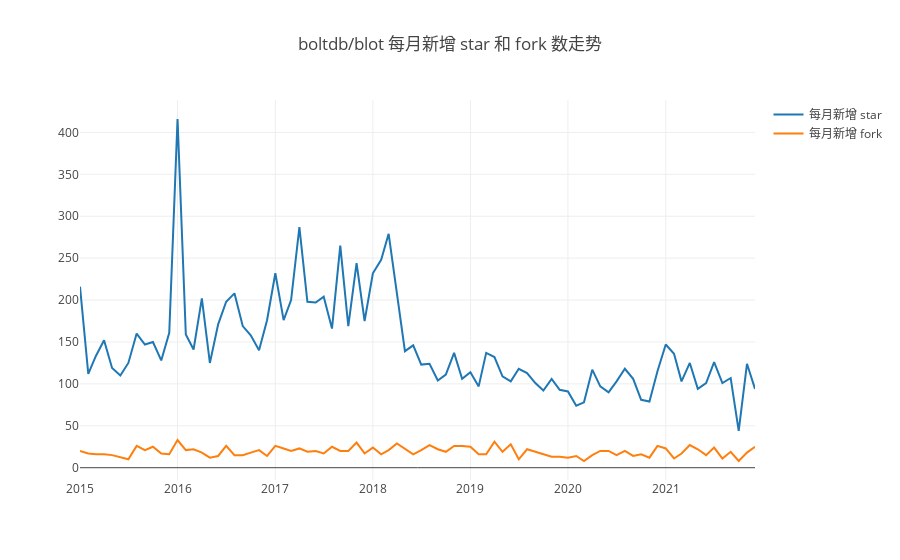

Notebook source saved alongside this figure:
### Code cell
console.log("任务1");
Promise.all(
  years.map((year) => {
    return query(`
    select toYear(created_at)*100+toMonth(created_at) as yearmonth, type, count(1) as cnt
    from github_log.year${year}
    where repo_id=${repo_id} and type in ('WatchEvent', 'ForkEvent')
    group by (yearmonth, type)
    order by yearmonth
    `);
  })    
).then(data => {
    var x_star = [], y_star = [], x_fork = [], y_fork = [];
    data.map((row) => {
        for (var i = 0; i < row.length; i++) {
            year_month = Math.round(row[i].yearmonth/100) + '-' + (row[i].yearmonth%100);
            if (row[i].type == 'WatchEvent') {
                x_star.push(year_month);
                y_star.push(row[i].cnt);
            }
            if (row[i].type == 'ForkEvent') {
                x_fork.push(year_month);
                y_fork.push(row[i].cnt);
            }
        }
    });
    openDigger.render.plotly([{x:x_star, y:y_star, type: "scatter", name: "每月新增 star"}, 
                              {x:x_fork, y:y_fork, type: "scatter", name: "每月新增 fork"}], 
                             {title: 'boltdb/blot 每月新增 star 和 fork 数走势'});
    function Fork(fork_date,fork_data,star_data){
        this.fork_date = fork_date;
        this.fork_data = fork_data;
        this.star_data = star_data;
    }
    var fork = [];
    for(var i = 0; i < x_fork.length; i++){
        var tmp = new Fork(x_fork[i],y_fork[i],y_star[i]);
        fork.push(tmp);
    }
    console.table(fork);
});

### Figure 1 — Plotly figure (JSON) as saved in the notebook; plotly's stock layout.template omitted (floating-point values rounded to 4 significant figures)
{"data": [{"name": "每月新增 star", "type": "scatter", "x": ["2015-1", "2015-2", "2015-3", "2015-4", "2015-5", "2015-6", "2015-7", "2015-8", "2015-9", "2015-10", "2015-11", "2015-12", "2016-1", "2016-2", "2016-3", "2016-4", "2016-5", "2016-6", "2016-7", "2016-8", "2016-9", "2016-10", "2016-11", "2016-12", "2017-1", "2017-2", "2017-3", "2017-4", "2017-5", "2017-6", "2017-7", "2017-8", "2017-9", "2017-10", "2017-11", "2017-12", "2018-1", "2018-2", "2018-3", "2018-4", "2018-5", "2018-6", "2018-7", "2018-8", "2018-9", "2018-10", "2018-11", "2018-12", "2019-1", "2019-2", "2019-3", "2019-4", "2019-5", "2019-6", "2019-7", "2019-8", "2019-9", "2019-10", "2019-11", "2019-12", "2020-1", "2020-2", "2020-3", "2020-4", "2020-5", "2020-6", "2020-7", "2020-8", "2020-9", "2020-10", "2020-11", "2020-12", "2021-1", "2021-2", "2021-3", "2021-4", "2021-5", "2021-6", "2021-7", "2021-8", "2021-9", "2021-10", "2021-11", "2021-12"], "y": ["216", "112", "133", "152", "119", "110", "125", "160", "147", "150", "128", "161", "416", "159", "141", "202", "125", "171", "198", "208", "169", "158", "140", "176", "232", "176", "200", "287", "198", "197", "204", "166", "265", "169", "244", "175", "232", "248", "279", "209", "139", "146", "123", "124", "104", "111", "137", "106", "114", "97", "137", "132", "109", "103", "118", "113", "101", "92", "106", "93", "91", "74", "78", "117", "97", "90", "103", "118", "106", "81", "79", "115", "147", "136", "103", "125", "94", "101", "126", "101", "107", "44", "124", "94"]}, {"name": "每月新增 fork", "type": "scatter", "x": ["2015-1", "2015-2", "2015-3", "2015-4", "2015-5", "2015-6", "2015-7", "2015-8", "2015-9", "2015-10", "2015-11", "2015-12", "2016-1", "2016-2", "2016-3", "2016-4", "2016-5", "2016-6", "2016-7", "2016-8", "2016-9", "2016-10", "2016-11", "2016-12", "2017-1", "2017-2", "2017-3", "2017-4", "2017-5", "2017-6", "2017-7", "2017-8", "2017-9", "2017-10", "2017-11", "2017-12", "2018-1", "2018-2", "2018-3", "2018-4", "2018-5", "2018-6", "2018-7", "2018-8", "2018-9", "2018-10", "2018-11", "2018-12", "2019-1", "2019-2", "2019-3", "2019-4", "2019-5", "2019-6", "2019-7", "2019-8", "2019-9", "2019-10", "2019-11", "2019-12", "2020-1", "2020-2", "2020-3", "2020-4", "2020-5", "2020-6", "2020-7", "2020-8", "2020-9", "2020-10", "2020-11", "2020-12", "2021-1", "2021-2", "2021-3", "2021-4", "2021-5", "2021-6", "2021-7", "2021-8", "2021-9", "2021-10", "2021-11", "2021-12"], "y": ["20", "17", "16", "16", "15", "12", "10", "26", "21", "25", "17", "16", "33", "21", "22", "18", "12", "14", "26", "15", "15", "18", "21", "14", "26", "23", "20", "23", "19", "20", "17", "25", "20", "20", "30", "17", "24", "16", "21", "29", "23", "16", "21", "27", "22", "19", "26", "26", "25", "16", "16", "31", "19", "28", "10", "22", "19", "16", "13", "13", "12", "14", "8", "15", "20", "20", "15", "20", "14", "16", "12", "26", "23", "11", "17", "27", "22", "15", "24", "11", "19", "8", "18", "25"]}], "layout": {"autosize": true, "title": {"text": "boltdb/blot 每月新增 star 和 fork 数走势"}, "xaxis": {"autorange": true, "range": ["2015-01-01", "2021-12-01"], "type": "date"}, "yaxis": {"autorange": true, "range": [-14.67, 438.7], "type": "linear"}}}
